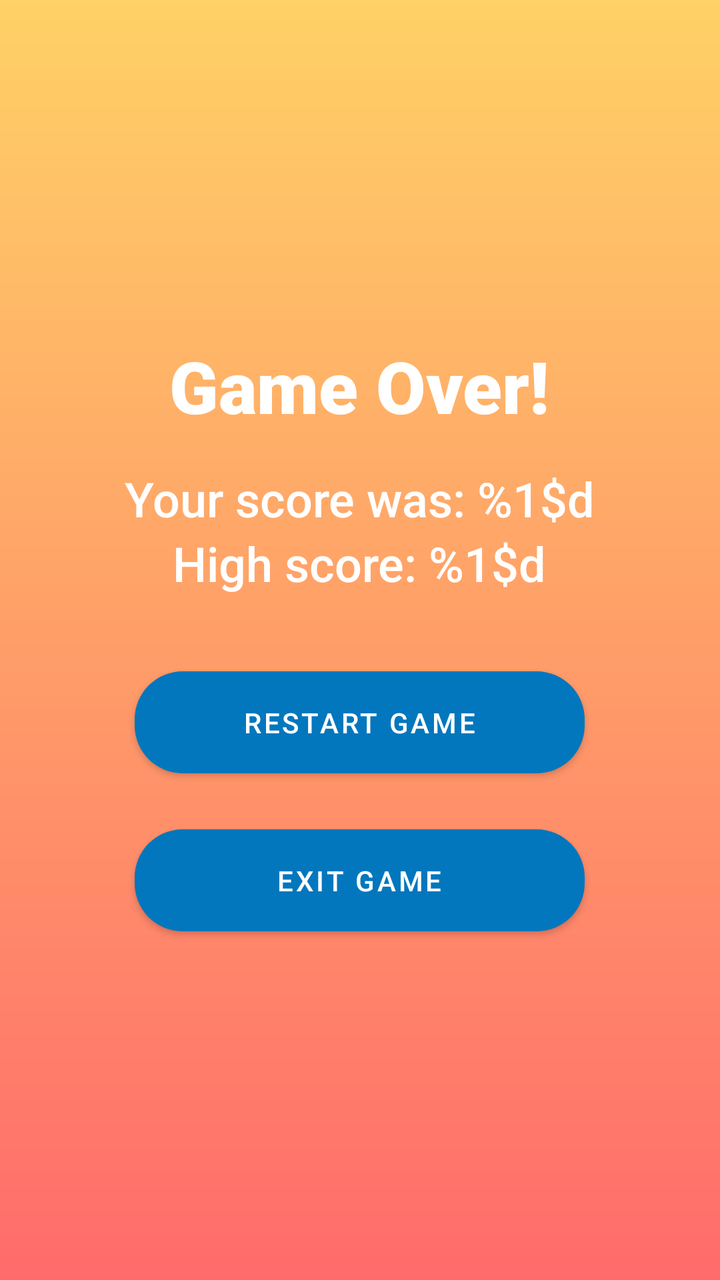
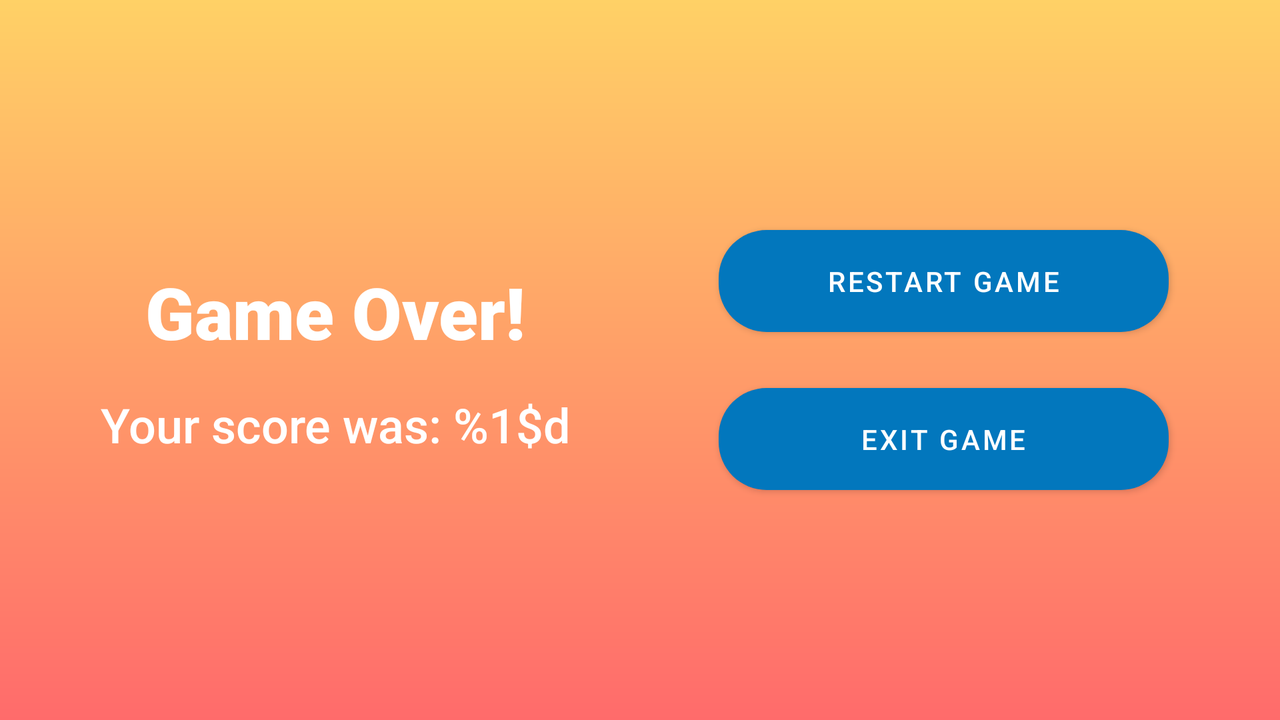

First picture: res/layout/ on a phone held upright. Second picture: the repository's own variant of that layout, on a device whose configuration matches the variant's folder. Source for both follows.
<!-- AndroidManifest.xml: application theme Theme.SimonSays -->
<!-- res/layout/fragment_game_over.xml -->
<?xml version="1.0" encoding="utf-8"?>
<androidx.constraintlayout.widget.ConstraintLayout
    xmlns:android="http://schemas.android.com/apk/res/android"
    xmlns:app="http://schemas.android.com/apk/res-auto"
    android:layout_width="match_parent"
    android:layout_height="match_parent"
    android:background="@drawable/gradient_background">

    <LinearLayout
        android:layout_width="match_parent"
        android:layout_height="wrap_content"
        android:gravity="center"
        android:orientation="vertical"
        android:padding="16dp"
        app:layout_constraintBottom_toBottomOf="parent"
        app:layout_constraintEnd_toEndOf="parent"
        app:layout_constraintStart_toStartOf="parent"
        app:layout_constraintTop_toTopOf="parent">

        <TextView
            android:id="@+id/game_over_label"
            android:layout_width="wrap_content"
            android:layout_height="wrap_content"
            android:layout_marginBottom="16dp"
            android:fontFamily="sans-serif-black"
            android:text="@string/game_over_label"
            android:textColor="@color/white"
            android:textSize="36sp" />

        <TextView
            android:id="@+id/game_over_score_label"
            android:layout_width="wrap_content"
            android:layout_height="wrap_content"
            android:fontFamily="sans-serif-medium"
            android:text="@string/game_over_score_label"
            android:textColor="@color/white"
            android:textSize="24sp" />

        <TextView
            android:id="@+id/game_over_high_score_label"
            android:layout_width="wrap_content"
            android:layout_height="wrap_content"
            android:layout_marginBottom="32dp"
            android:fontFamily="sans-serif-medium"
            android:text="@string/game_over_high_score_label"
            android:textColor="@color/white"
            android:textSize="24sp" />

        <com.google.android.material.button.MaterialButton
            android:id="@+id/btn_restart"
            android:layout_width="wrap_content"
            android:layout_height="wrap_content"
            android:minWidth="@dimen/minButtonWidth"
            android:layout_marginBottom="16dp"
            android:paddingHorizontal="48dp"
            android:paddingVertical="16dp"
            android:text="@string/restart_game_btn"
            android:textColor="@color/white"
            app:backgroundTint="@color/blue_500"
            app:cornerRadius="24dp" />

        <com.google.android.material.button.MaterialButton
            android:id="@+id/btn_exit"
            android:layout_width="wrap_content"
            android:layout_height="wrap_content"
            android:minWidth="@dimen/minButtonWidth"
            android:paddingHorizontal="48dp"
            android:paddingVertical="16dp"
            android:text="@string/exit_game_btn"
            android:textColor="@color/white"
            app:backgroundTint="@color/blue_500"
            app:cornerRadius="24dp" />
    </LinearLayout>
</androidx.constraintlayout.widget.ConstraintLayout>
<!-- resources referenced by this layout -->
<resources>
  <color name="blue_500">#0277bd</color>
  <color name="white">#FFFFFFFF</color>
  <dimen name="minButtonWidth">225dp</dimen>
  <!-- drawable gradient_background (drawable) -->
  <?xml version="1.0" encoding="utf-8"?>
  <shape xmlns:android="http://schemas.android.com/apk/res/android"
      android:shape="rectangle">
      <gradient
          android:angle="90"
          android:startColor="#FF6B6B"
          android:endColor="#FFD166" />
  </shape>
  <string name="exit_game_btn">Exit Game</string>
  <string name="game_over_high_score_label">High score: %1$d</string>
  <string name="game_over_label">Game Over!</string>
  <string name="game_over_score_label">Your score was: %1$d</string>
  <string name="restart_game_btn">Restart Game</string>
  <style name="Theme.SimonSays" parent="Theme.MaterialComponents.DayNight.DarkActionBar">
          
          <item name="colorPrimary">@color/blue_500</item>
          <item name="colorPrimaryVariant">@color/blue_500</item>
          <item name="colorOnPrimary">@color/white</item>
          
          <item name="colorSecondary">@color/teal_200</item>
          <item name="colorSecondaryVariant">@color/teal_700</item>
          <item name="colorOnSecondary">@color/black</item>
          
          <item name="android:statusBarColor" tools:targetApi="l">?attr/colorPrimaryVariant</item>
          
      </style>
  <color name="teal_200">#FF03DAC5</color>
  <color name="teal_700">#FF018786</color>
  <color name="black">#FF000000</color>
</resources>
<!-- res/layout-land/fragment_game_over.xml (the repository's variant of the layout above) -->
<!-- drawn on the phone turned sideways -->
<?xml version="1.0" encoding="utf-8"?>
<androidx.constraintlayout.widget.ConstraintLayout
    xmlns:android="http://schemas.android.com/apk/res/android"
    xmlns:app="http://schemas.android.com/apk/res-auto"
    android:layout_width="match_parent"
    android:layout_height="match_parent"
    android:background="@drawable/gradient_background">

    <LinearLayout
        android:layout_width="match_parent"
        android:layout_height="wrap_content"
        android:gravity="center"
        android:orientation="horizontal"
        android:padding="16dp"
        app:layout_constraintBottom_toBottomOf="parent"
        app:layout_constraintEnd_toEndOf="parent"
        app:layout_constraintStart_toStartOf="parent"
        app:layout_constraintTop_toTopOf="parent"><LinearLayout
        android:layout_width="0dp"
        android:layout_height="wrap_content"
        android:layout_weight="1"
        android:gravity="center"
        android:orientation="vertical"
        android:padding="16dp">

        <TextView
            android:id="@+id/game_over_label"
            android:layout_width="wrap_content"
            android:layout_height="wrap_content"
            android:layout_marginBottom="16dp"
            android:fontFamily="sans-serif-black"
            android:text="@string/game_over_label"
            android:textColor="@color/white"
            android:textSize="36sp" />

        <TextView
            android:id="@+id/game_over_score_label"
            android:layout_width="wrap_content"
            android:layout_height="wrap_content"
            android:fontFamily="sans-serif-medium"
            android:text="@string/game_over_score_label"
            android:textColor="@color/white"
            android:textSize="24sp" />
    </LinearLayout>

        <LinearLayout
            android:layout_width="0dp"
            android:layout_height="wrap_content"
            android:layout_weight="1"
            android:gravity="center"
            android:orientation="vertical"
            android:padding="16dp">

            <com.google.android.material.button.MaterialButton
                android:id="@+id/btn_restart"
                android:layout_width="wrap_content"
                android:layout_height="wrap_content"
                android:minWidth="225dp"
                android:layout_marginBottom="16dp"
                android:paddingHorizontal="48dp"
                android:paddingVertical="16dp"
                android:text="@string/restart_game_btn"
                android:textColor="@color/white"
                app:backgroundTint="@color/blue_500"
                app:cornerRadius="24dp" />

            <com.google.android.material.button.MaterialButton
                android:id="@+id/btn_exit"
                android:layout_width="wrap_content"
                android:layout_height="wrap_content"
                android:minWidth="225dp"
                android:paddingHorizontal="48dp"
                android:paddingVertical="16dp"
                android:text="@string/exit_game_btn"
                android:textColor="@color/white"
                app:backgroundTint="@color/blue_500"
                app:cornerRadius="24dp" />
        </LinearLayout>
    </LinearLayout>
</androidx.constraintlayout.widget.ConstraintLayout>
<!-- resources referenced by the variant -->
<!-- as the phone turned sideways resolves them -->
<resources>
  <color name="blue_500">#0277bd</color>
  <color name="white">#FFFFFFFF</color>
  <!-- drawable gradient_background (drawable) -->
  <?xml version="1.0" encoding="utf-8"?>
  <shape xmlns:android="http://schemas.android.com/apk/res/android"
      android:shape="rectangle">
      <gradient
          android:angle="90"
          android:startColor="#FF6B6B"
          android:endColor="#FFD166" />
  </shape>
  <string name="exit_game_btn">Exit Game</string>
  <string name="game_over_label">Game Over!</string>
  <string name="game_over_score_label">Your score was: %1$d</string>
  <string name="restart_game_btn">Restart Game</string>
  <style name="Theme.SimonSays" parent="Theme.MaterialComponents.DayNight.DarkActionBar">
          
          <item name="colorPrimary">@color/blue_500</item>
          <item name="colorPrimaryVariant">@color/blue_500</item>
          <item name="colorOnPrimary">@color/white</item>
          
          <item name="colorSecondary">@color/teal_200</item>
          <item name="colorSecondaryVariant">@color/teal_700</item>
          <item name="colorOnSecondary">@color/black</item>
          
          <item name="android:statusBarColor" tools:targetApi="l">?attr/colorPrimaryVariant</item>
          
      </style>
  <color name="teal_200">#FF03DAC5</color>
  <color name="teal_700">#FF018786</color>
  <color name="black">#FF000000</color>
</resources>
